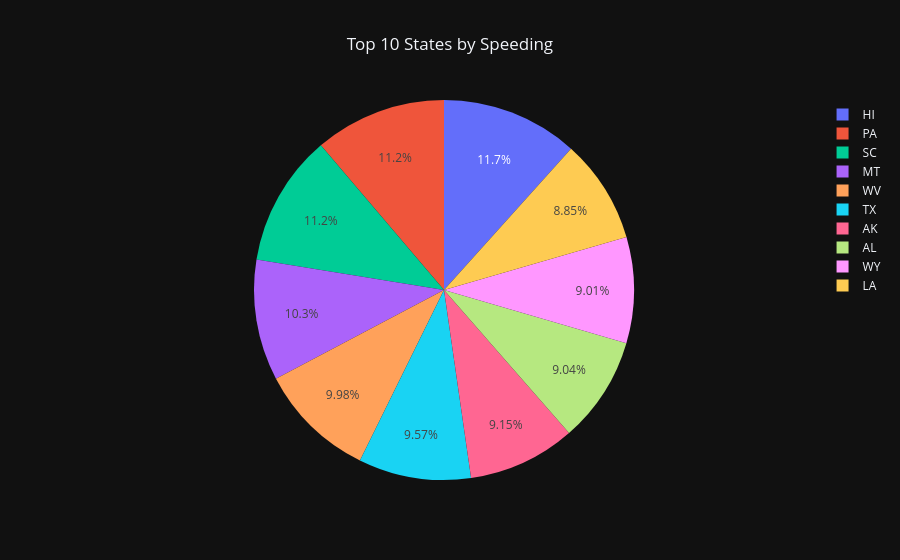

Write notebook code for a chart like this one.
### Code cell
top10_speeding = df.sort_values('speeding', ascending=False).head(10)

fig1 = px.pie(top10_speeding, 
              names='abbrev',  
              values='speeding',
              title='Top 10 States by Speeding',
              template='plotly_dark')

fig1.update_layout(title={'x':0.5})
fig1.show()

### Figure 1 — Plotly figure (JSON) as saved in the notebook; plotly's stock layout.template omitted (floating-point values rounded to 4 significant figures)
{"data": [{"domain": {"x": [0, 1], "y": [0, 1]}, "hovertemplate": "abbrev=%{label}<br>speeding=%{value}<extra></extra>", "labels": ["HI", "PA", "SC", "MT", "WV", "TX", "AK", "AL", "WY", "LA"], "legendgroup": "", "name": "", "showlegend": true, "type": "pie", "values": [9.45, 9.1, 9.082, 8.346, 8.092, 7.76, 7.421, 7.332, 7.308, 7.175]}], "layout": {"legend": {"tracegroupgap": 0}, "title": {"text": "Top 10 States by Speeding", "x": 0.5}}}
